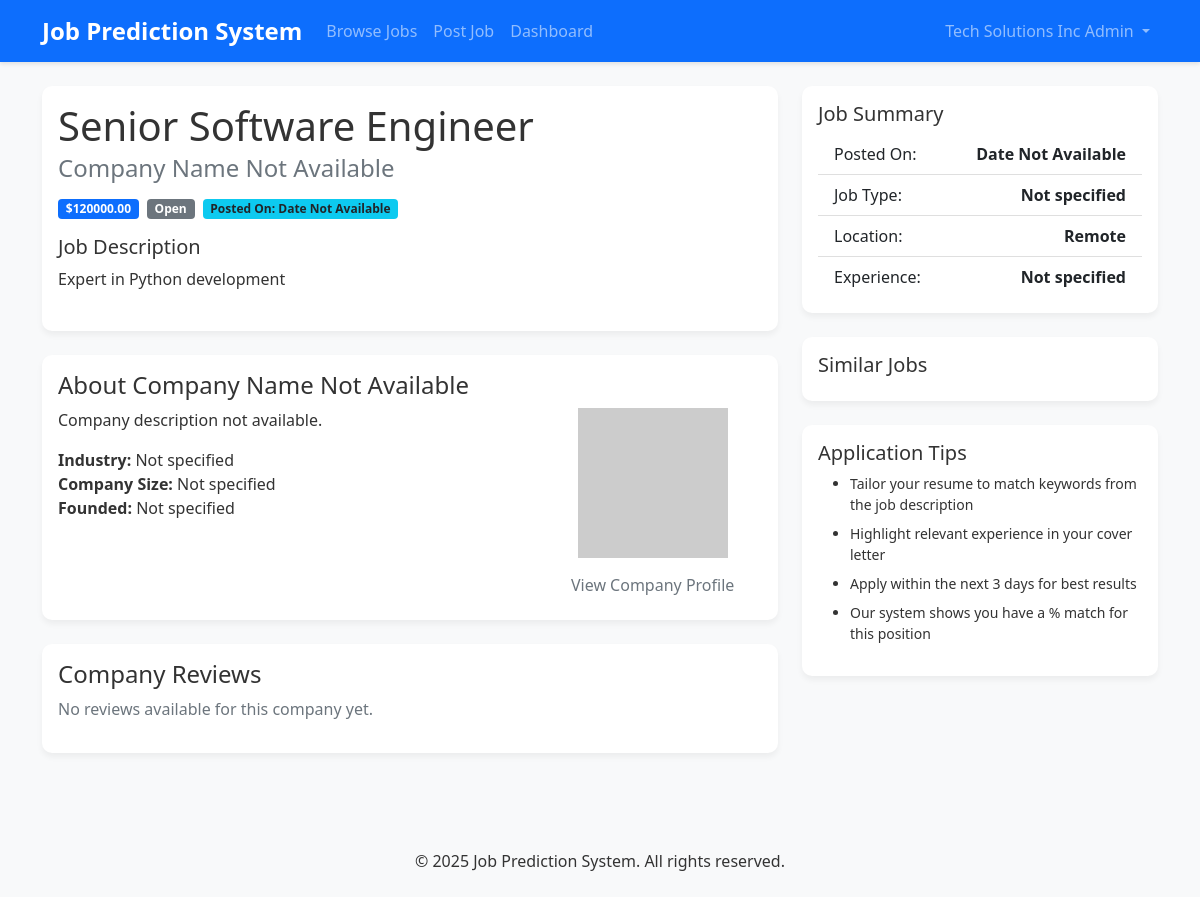
/job/1 (signed in), run on the app's committed database.
### tables this page shows
CREATE TABLE Jobs (
        job_id INTEGER PRIMARY KEY AUTOINCREMENT,
        employer_id INTEGER,
        title VARCHAR(255),
        description TEXT,
        salary DECIMAL(10,2),
        location VARCHAR(255),
        date_posted DATE,
        status VARCHAR(20) DEFAULT 'open',
        FOREIGN KEY (employer_id) REFERENCES Users(user_id) ON DELETE CASCADE
    );

### app.py (the view)
@app.route('/job/<int:job_id>')
def job_details(job_id):
    db = get_db()
    cur = db.execute('SELECT * FROM Jobs WHERE job_id = ?', (job_id,))
    job = cur.fetchone()
    if job is None:
        flash('Job not found.', 'danger')
        return redirect(url_for('jobs'))
    return render_template('job_details.html', job=job)

### app.py (called while the page is built)
def get_db():
    db = getattr(g, '_database', None)
    if db is None:
        db = g._database = sqlite3.connect(DATABASE)
        db.row_factory = sqlite3.Row
    return db

@app.teardown_appcontext
def close_connection(exception):
    db = getattr(g, '_database', None)
    if db is not None:
        db.close()

@login_manager.user_loader
def load_user(user_id):
    db = get_db()
    cur = db.execute('SELECT * FROM Users WHERE user_id = ?', (user_id,))
    user_row = cur.fetchone()
    if user_row:
        name = f"{user_row['first_name']} {user_row['last_name']}"
        return User(user_row['user_id'], name, user_row['email'], user_row['user_type'])
    return None

### templates/job_details.html (shortened to what this page needs)
{% extends "base.html" %}
{% block content %}
<div class="container mt-4">
    {% if job %}
    <div class="row">
        <div class="col-md-8">
            <div class="card mb-4">
                <div class="card-body">
                    <h1 class="card-title">{{ job.title }}</h1>
                    <h4 class="card-subtitle mb-3 text-muted">{{ job.company_name|default('Company Name Not Available') }}</h4>
                    <div class="d-flex flex-wrap gap-2 mb-3">
                        <span class="badge bg-primary">${{ "%.2f"|format(job.salary|default(0)) }}</span>
                        <span class="badge bg-secondary">{{ job.status|default('Status Not Available')|title }}</span>
                        <span class="badge bg-info text-dark">Posted On: {{ job.formatted_date|default('Date Not Available') }}</span>
                    </div>
                    <div class="mb-4">
                        <h5>Job Description</h5>
                        <p class="card-text">{{ job.description|default('No description available.') }}</p>
                    </div>
                </div>
            </div>
            <div class="card mb-4">
                <div class="card-body">
                    <h4 class="card-title">About {{ job.company_name|default('Company Name Not Available') }}</h4>
                    <div class="row">
                        <div class="col-md-8">
                            <p class="card-text">{{ job.company_description|default('Company description not available.') }}</p>
                            <ul class="list-unstyled">
                                <li><strong>Industry:</strong> {{ job.industry|default('Not specified') }}</li>
                                <li><strong>Company Size:</strong> {{ job.company_size|default('Not specified') }}</li>
                                <li><strong>Founded:</strong> {{ job.founded|default('Not specified') }}</li>
                            </ul>
                        </div>
                        <div class="col-md-4 text-center">
                            <img src="https://via.placeholder.com/150" alt="Company Logo" class="img-fluid mb-2">
                            <a href="#" class="btn btn-sm btn-outline-secondary">View Company Profile</a>
                        </div>
                    </div>
                </div>
            </div>
            <div class="card mb-4">
                <div class="card-body">
                    <h4 class="card-title">Company Reviews</h4>
                    {% if reviews %}
                        {% for review in reviews %}
                        <div class="review-item mb-3 p-3 border rounded">
                            <div class="d-flex justify-content-between align-items-center mb-2">
                                <div class="rating">
                                    {% for _ in range(review.rating) %}⭐{% endfor %}
                                </div>
                                {% if review.sentiment %}
                                <span class="badge {% if review.sentiment == 'positive' %}bg-success{% else %}bg-danger{% endif %}">
                                    {{ review.sentiment|title }} ({{ "%.0f"|format(review.confidence * 100) }}%)
                                </span>
                                {% endif %}
                            </div>
                            <p class="review-text mb-1">{{ review.review_text }}</p>
                            <small class="text-muted">{{ review.date.strftime('%Y-%m-%d') if review.date }}</small>
                        </div>
                        {% endfor %}
                    {% else %}
                        <p class="text-muted">No reviews available for this company yet.</p>
                    {% endif %}
                </div>
            </div>
        </div>
        <div class="col-md-4">
            <div class="card mb-4">
                <div class="card-body">
                    <h5 class="card-title">Job Summary</h5>
                    <ul class="list-group list-group-flush">
                        <li class="list-group-item d-flex justify-content-between">
                            <span>Posted On:</span>
                            <strong>{{ job.formatted_date|default('Date Not Available') }}</strong>
                        </li>
                        <li class="list-group-item d-flex justify-content-between">
                            <span>Job Type:</span>
                            <strong>{{ job.job_type|default('Not specified') }}</strong>
                        </li>
                        <li class="list-group-item d-flex justify-content-between">
                            <span>Location:</span>
                            <strong>{{ job.location|default('Not specified') }}</strong>
                        </li>
                        <li class="list-group-item d-flex justify-content-between">
                            <span>Experience:</span>
                            <strong>{{ job.experience|default('Not specified') }}</strong>
                        </li>
                    </ul>
                </div>
            </div>
            <div class="card mb-4">
                <div class="card-body">
                    <h5 class="card-title">Similar Jobs</h5>
                </div>
            </div>
            <div class="card">
                <div class="card-body">
                    <h5 class="card-title">Application Tips</h5>
                    <ul class="small">
                        <li class="mb-2">Tailor your resume to match keywords from the job description</li>
                        <li class="mb-2">Highlight relevant experience in your cover letter</li>
                        <li class="mb-2">Apply within the next 3 days for best results</li>
                        <li>Our system shows you have a {{ prediction_score }}% match for this position</li>
                    </ul>
                </div>
            </div>
        </div>
    </div>
    {% else %}
    <div class="alert alert-danger">
        Job details not found. <a href="{{ url_for('jobs') }}">Return to job listings</a>
    </div>
    {% endif %}
</div>
{% endblock %}

### static/css/style.css (style rules this page uses)
body { font-family: 'Segoe UI', Tahoma, Geneva, Verdana, sans-serif; background-color: #f8f9fa; color: #333; }
.card { border: none; border-radius: 10px; box-shadow: 0 4px 6px rgba(0, 0, 0, 0.05); }
.btn { display: inline-block; font-weight: 400; text-align: center; white-space: nowrap; vertical-align: middle; user-select: none; border: 1px solid transparent; padding: 0.375rem 0.75rem; font-size: 1rem; line-height: 1.5; border-radius: 0.25rem; cursor: pointer; }
.btn:not(:disabled):not(.disabled) { cursor: pointer; }
.btn { position: relative; transition: background-color 0.2s ease; }
* { box-sizing: border-box; }

### data on the page
Jobs: title "Senior Software Engineer", salary "120000.00", status "Open", description "Expert in Python development", location "Remote"

### other printed values
{{ current_user.name }} "Tech Solutions Inc Admin"
{{ job.company_name|default('Company Name Not Available') }} "Company Name Not Available"
{{ job.formatted_date|default('Date Not Available') }} "Date Not Available"
{{ job.company_description|default('Company description not available.') }} "Company description not available."
{{ job.industry|default('Not specified') }} "Not specified"
{{ job.company_size|default('Not specified') }} "Not specified"
{{ job.founded|default('Not specified') }} "Not specified"
{{ job.job_type|default('Not specified') }} "Not specified"
{{ job.experience|default('Not specified') }} "Not specified"
